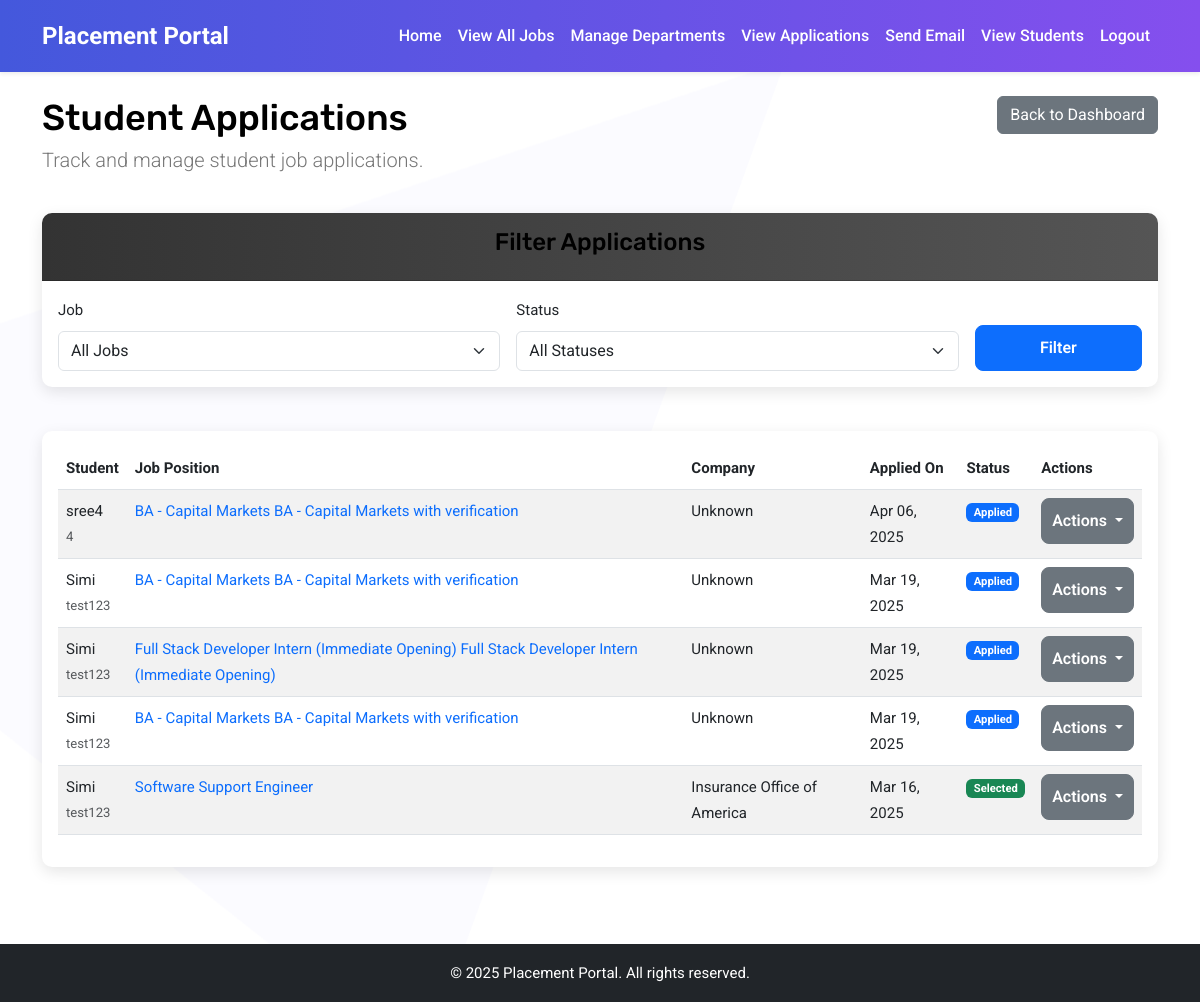
/applications/ (signed in), run on the app's committed database.
### jobs/models.py (models this page shows, shortened)
class JobApplication(models.Model):
    STATUS_CHOICES = (
        ('applied', 'Applied'),
        ('under_review', 'Under Review'),
        ('shortlisted', 'Shortlisted'),
        ('rejected', 'Rejected'),
        ('selected', 'Selected'),
    )
    job = models.ForeignKey(Job, on_delete=models.CASCADE, related_name='applications')
    student = models.ForeignKey('users.StudentProfile', on_delete=models.CASCADE, related_name='applications')
    applied_date = models.DateTimeField(auto_now_add=True)
    status = models.CharField(max_length=20, choices=STATUS_CHOICES, default='applied')
    cover_letter = models.TextField(blank=True, null=True)
    class Meta:
        unique_together = ('job', 'student')

class Job(models.Model):
    STATUS_CHOICES = (
        ('active', 'Active'),
        ('closed', 'Closed'),
        ('pending', 'Pending Review'),
    )
    title = models.CharField(max_length=200)
    company = models.CharField(max_length=200)
    description = models.TextField()
    requirements = models.TextField()
    location = models.CharField(max_length=200)
    salary = models.CharField(max_length=100, blank=True, null=True)
    url = models.URLField(blank=True, null=True)
    status = models.CharField(max_length=20, choices=STATUS_CHOICES, default='active')
    departments = models.ManyToManyField(Department, related_name='jobs', blank=True)
    date_posted = models.DateTimeField(auto_now_add=True)
    created_by = models.ForeignKey(User, on_delete=models.CASCADE, related_name='created_jobs')
    class Meta:
        ordering = ['-date_posted']

### users/models.py (models this page shows, shortened)
class StudentProfile(models.Model):
    user = models.OneToOneField(User, on_delete=models.CASCADE, related_name='student_profile')
    roll_number = models.CharField(max_length=20)
    department = models.CharField(max_length=100)
    year_of_study = models.IntegerField()
    image = models.ImageField(
        upload_to='profile_images/',
        default='profile_images/default.jpg',  # Set a default image
        blank=True,
        null=True
    )
    resume = models.FileField(
        upload_to='resumes/',
        validators=[FileExtensionValidator(allowed_extensions=['pdf', 'docx', 'doc'])],
        blank=True,
        null=True
    )

class User(AbstractUser):
    USER_TYPE_CHOICES = (
        ('student', 'Student'),
        ('placement_officer', 'Placement Officer'),
    )
    user_type = models.CharField(max_length=20, choices=USER_TYPE_CHOICES)
    def is_student(self):
        return self.user_type == 'student'
    def is_placement_officer(self):
        return self.user_type == 'placement_officer'

### jobs/views.py (the view)
    def wrapper(request, *args, **kwargs):
        if not request.user.is_placement_officer():
            messages.error(request, "You don't have permission to access this page.")
            return redirect('dashboard')
        return view_func(request, *args, **kwargs)

### jobs/views.py (called while the page is built)
def plo_required(view_func):
    def wrapper(request, *args, **kwargs):
        if not request.user.is_placement_officer():
            messages.error(request, "You don't have permission to access this page.")
            return redirect('dashboard')
        return view_func(request, *args, **kwargs)
    return wrapper

@login_required
@plo_required
def application_list(request):
    applications = JobApplication.objects.all().order_by('-applied_date')
    job_id = request.GET.get('job')
    if job_id:
        applications = applications.filter(job_id=job_id)
    status = request.GET.get('status')
    if status:
        applications = applications.filter(status=status)
    jobs = Job.objects.all()
    return render(request, 'jobs/application_list.html', {
        'applications': applications,
        'jobs': jobs,
        'current_job_filter': job_id,
        'current_status_filter': status,
        'STATUS_CHOICES': JobApplication.STATUS_CHOICES
    })

### jobs/templates/jobs/application_list.html (shortened to what this page needs)
{% extends 'main/base.html' %}
{% block content %}
<div class="row mb-4">
    <div class="col-md-8">
        <h1>Student Applications</h1>
        <p class="lead">Track and manage student job applications.</p>
    </div>
    <div class="col-md-4 text-end">
        <a href="{% url 'dashboard' %}" class="btn btn-secondary">Back to Dashboard</a>
    </div>
</div>
<div class="row mb-4">
    <div class="col-md-12">
        <div class="card">
            <div class="card-header">
                <h3>Filter Applications</h3>
            </div>
            <div class="card-body">
                <form method="get" class="row g-3">
                    <div class="col-md-5">
                        <label for="job" class="form-label">Job</label>
                        <select name="job" id="job" class="form-select">
                            <option value="">All Jobs</option>
                        </select>
                    </div>
                    <div class="col-md-5">
                        <label for="status" class="form-label">Status</label>
                        <select name="status" id="status" class="form-select">
                            <option value="">All Statuses</option>
                        </select>
                    </div>
                    <div class="col-md-2 d-flex align-items-end">
                        <button type="submit" class="btn btn-primary w-100">Filter</button>
                    </div>
                </form>
            </div>
        </div>
    </div>
</div>
<div class="row">
    <div class="col-md-12">
        <div class="card">
            <div class="card-body">
                {% if applications %}
                    <div class="table-responsive">
                        <table class="table table-striped">
                            <thead>
                                <tr>
                                    <th>Student</th>
                                    <th>Job Position</th>
                                    <th>Company</th>
                                    <th>Applied On</th>
                                    <th>Status</th>
                                    <th>Actions</th>
                                </tr>
                            </thead>
                            <tbody>
                                {% for app in applications %}
                                <tr>
                                    <td>
                                        {{ app.student.user.get_full_name|default:app.student.user.username }}
                                        <div class="small text-muted">{{ app.student.roll_number }}</div>
                                    </td>
                                    <td><a href="{% url 'job_detail' app.job.id %}">{{ app.job.title }}</a></td>
                                    <td>{{ app.job.company }}</td>
                                    <td>{{ app.applied_date|date:"M d, Y" }}</td>
                                    <td>
                                        {% if app.status == 'applied' %}
                                            <span class="badge bg-primary">Applied</span>
                                        {% elif app.status == 'under_review' %}
                                            <span class="badge bg-info">Under Review</span>
                                        {% elif app.status == 'shortlisted' %}
                                            <span class="badge bg-warning">Shortlisted</span>
                                        {% elif app.status == 'rejected' %}
                                            <span class="badge bg-danger">Rejected</span>
                                        {% elif app.status == 'selected' %}
                                            <span class="badge bg-success">Selected</span>
                                        {% endif %}
                                    </td>
                                    <td>
                                        <div class="dropdown">
                                            <button class="btn btn-sm btn-secondary dropdown-toggle" type="button" id="actionDropdown{{ app.id }}" data-bs-toggle="dropdown" aria-expanded="false">
                                                Actions
                                            </button>
                                        </div>
                                    </td>
                                </tr>
                                {% endfor %}
                            </tbody>
                        </table>
                    </div>
                {% else %}
                    <div class="alert alert-info">
                        No applications found with the current filters.
                    </div>
                {% endif %}
            </div>
        </div>
    </div>
</div>
{% endblock %}

### data on the page
JobApplication: student.user.get_full_name "sree4", student.roll_number "4", job "BA - Capital Markets BA - Capital Markets with verification", job.company "Unknown", applied_date "Apr 06, 2025", status "Applied"
JobApplication: student.user.get_full_name "Simi", student.roll_number "test123", job "BA - Capital Markets BA - Capital Markets with verification", job.company "Unknown", applied_date "Mar 19, 2025", status "Applied"
JobApplication: student.user.get_full_name "Simi", student.roll_number "test123", job "Full Stack Developer Intern (Immediate Opening) Full Stack Developer Intern (Immediate Opening)", job.company "Unknown", applied_date "Mar 19, 2025", status "Applied"
JobApplication: student.user.get_full_name "Simi", student.roll_number "test123", job "BA - Capital Markets BA - Capital Markets with verification", job.company "Unknown", applied_date "Mar 19, 2025", status "Applied"
JobApplication: student.user.get_full_name "Simi", student.roll_number "test123", job "Software Support Engineer", job.company "Insurance Office of America", applied_date "Mar 16, 2025", status "Selected"
